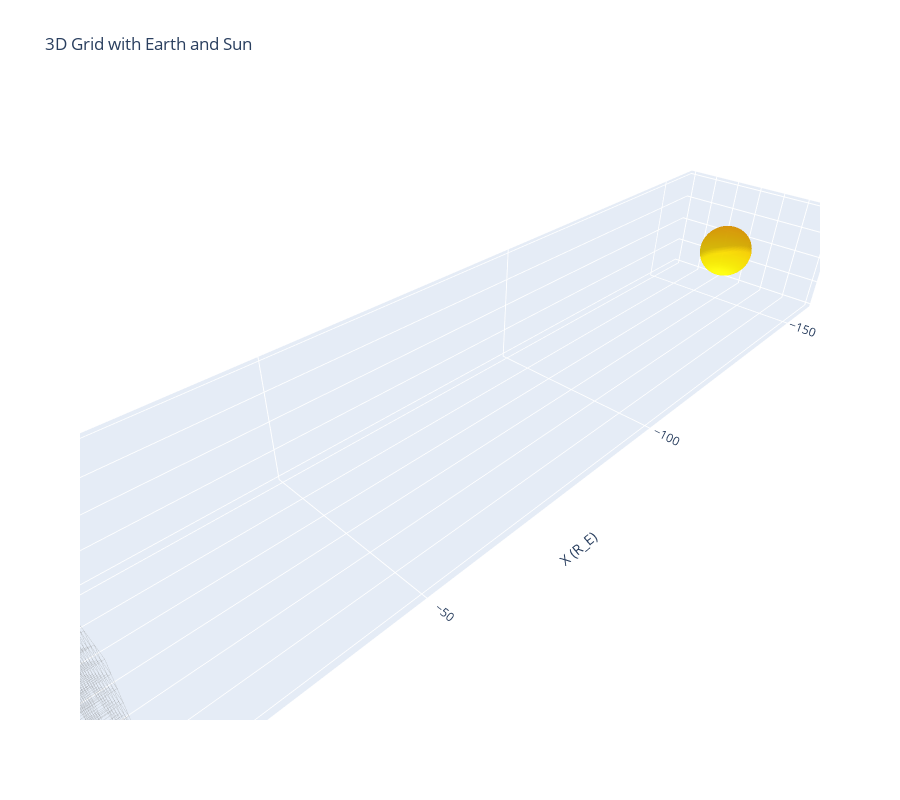

Notebook code for this chart:
### Code cell
import plotly.graph_objects as go
import numpy as np

# Create the grid
grid = create_3d_grid(
    x_range=(-15.0, 15.0),
    y_range=(-15.0, 15.0),
    z_range=(-10.0, 10.0),
    bin_size=2.0
)

print(f"Grid created: {grid.dims}")
print(f"Shape: {grid.residence_time.shape}")

# Get bin edges from centers
bin_size = grid.attrs['bin_size']
x_edges = np.concatenate([grid.x.values - bin_size/2, [grid.x.values[-1] + bin_size/2]])
y_edges = np.concatenate([grid.y.values - bin_size/2, [grid.y.values[-1] + bin_size/2]])
z_edges = np.concatenate([grid.z.values - bin_size/2, [grid.z.values[-1] + bin_size/2]])

# Create figure
fig = go.Figure()

# Draw grid lines along X-axis
for y in y_edges:
    for z in z_edges:
        fig.add_trace(go.Scatter3d(
            x=x_edges, y=[y]*len(x_edges), z=[z]*len(x_edges),
            mode='lines', line=dict(color='gray', width=1),
            opacity=0.3, showlegend=False, hoverinfo='skip'
        ))

# Draw grid lines along Y-axis
for x in x_edges:
    for z in z_edges:
        fig.add_trace(go.Scatter3d(
            x=[x]*len(y_edges), y=y_edges, z=[z]*len(y_edges),
            mode='lines', line=dict(color='gray', width=1),
            opacity=0.3, showlegend=False, hoverinfo='skip'
        ))

# Draw grid lines along Z-axis
for x in x_edges:
    for y in y_edges:
        fig.add_trace(go.Scatter3d(
            x=[x]*len(z_edges), y=[y]*len(z_edges), z=z_edges,
            mode='lines', line=dict(color='gray', width=1),
            opacity=0.3, showlegend=False, hoverinfo='skip'
        ))

# Add Earth sphere at origin
u = np.linspace(0, 2*np.pi, 50)
v = np.linspace(0, np.pi, 50)
x_sphere = np.outer(np.cos(u), np.sin(v))
y_sphere = np.outer(np.sin(u), np.sin(v))
z_sphere = np.outer(np.ones(np.size(u)), np.cos(v))

fig.add_trace(go.Surface(
    x=x_sphere, y=y_sphere, z=z_sphere,
    colorscale='Blues', showscale=False,
    opacity=0.6, name='Earth'
))

# Add Sun (positioned along positive X-axis, typical GSE orientation)
sun_distance = -150  # Sun at ~150 R_E along -X axis (sunward direction)
sun_radius = 5  # Visual size

fig.add_trace(go.Surface(
    x=x_sphere * sun_radius + sun_distance,
    y=y_sphere * sun_radius,
    z=z_sphere * sun_radius,
    colorscale=[[0, 'yellow'], [1, 'orange']],
    showscale=False,
    opacity=0.8,
    name='Sun'
))

# Layout
fig.update_layout(
    title='3D Grid with Earth and Sun',
    scene=dict(
        xaxis_title='X (R_E)',
        yaxis_title='Y (R_E)',
        zaxis_title='Z (R_E)',
        aspectmode='data'
    ),
    width=900, height=800
)

fig.show()
